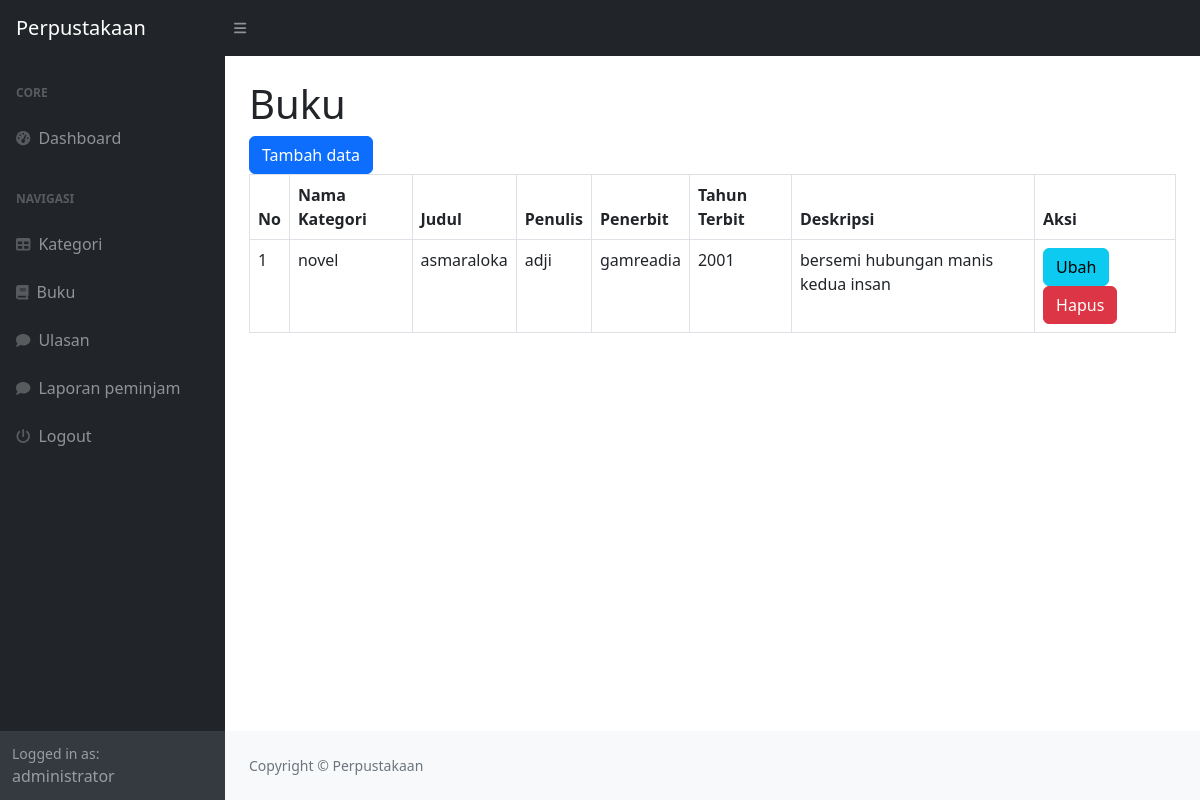
/index.php?page=buku (signed in), run on the app's committed database.
### tables this page shows
CREATE TABLE `buku` (
  `id_buku` int(11) NOT NULL,
  `id_kategori` int(11) DEFAULT NULL,
  `judul` varchar(255) DEFAULT NULL,
  `penulis` varchar(255) DEFAULT NULL,
  `penerbit` varchar(255) DEFAULT NULL,
  `tahun_terbit` varchar(255) DEFAULT NULL,
  `deskripsi` text DEFAULT NULL
);

CREATE TABLE `kategori` (
  `id_kategori` int(11) NOT NULL,
  `kategori` varchar(255) DEFAULT NULL
);

### buku.php (the view, shortened to what this page needs)
<!DOCTYPE html>
<html>
<head>
    </head>
<body>
    <h1 class="mt-4">Buku</h1>
    <div class="row">
        <div class="col-md-12">
            <a href="?page=buku_tambah" class="btn btn-primary">Tambah data</a>
            <table class="table table-bordered" id="dataTable" width="100%" cellspacing="0">
                <thead>
                    <tr>
                        <th>No</th>
                        <th>Nama Kategori</th>
                        <th>Judul</th>
                        <th>Penulis</th>
                        <th>Penerbit</th>
                        <th>Tahun Terbit</th>
                        <th>Deskripsi</th>
                        <th>Aksi</th>
                    </tr>
                </thead>
                <tbody>
                    <?php
                    $i = 1;
                    $query = mysqli_query($koneksi, "SELECT * FROM buku LEFT JOIN kategori on buku.id_kategori = kategori.id_kategori");
                    while ($data = mysqli_fetch_array($query)) {
                        ?>
                        <tr>
                            <td><?php echo $i++; ?></td>
                            <td><?php echo $data['kategori']; ?></td>
                            <td><?php echo $data['judul']; ?></td>
                            <td><?php echo $data['penulis']; ?></td>
                            <td><?php echo $data['penerbit']; ?></td>
                            <td><?php echo $data['tahun_terbit']; ?></td>
                            <td><?php echo $data['deskripsi']; ?></td>
                            <td>
                                <a href="?page=buku_ubah&id=<?php echo $data['id_buku']; ?>" class="btn btn-info">Ubah</a>
                                <a onclick="return confirm('Hapus?');"href="?page=buku_hapus&id=<?php echo $data['id_buku']; ?>" class="btn btn-danger">Hapus</a>
                            </td>
                        </tr>
                        <?php
                    }
                    ?>
                </tbody>
            </table>
        </div>
    </div>
</body>
</html>

### data on the page
buku: id_kategori.kategori "novel", judul "asmaraloka", penulis "adji", penerbit "gamreadia", tahun_terbit "2001", deskripsi "bersemi hubungan manis kedua insan"

### other printed values
$_SESSION['user']['nama'] "administrator"
